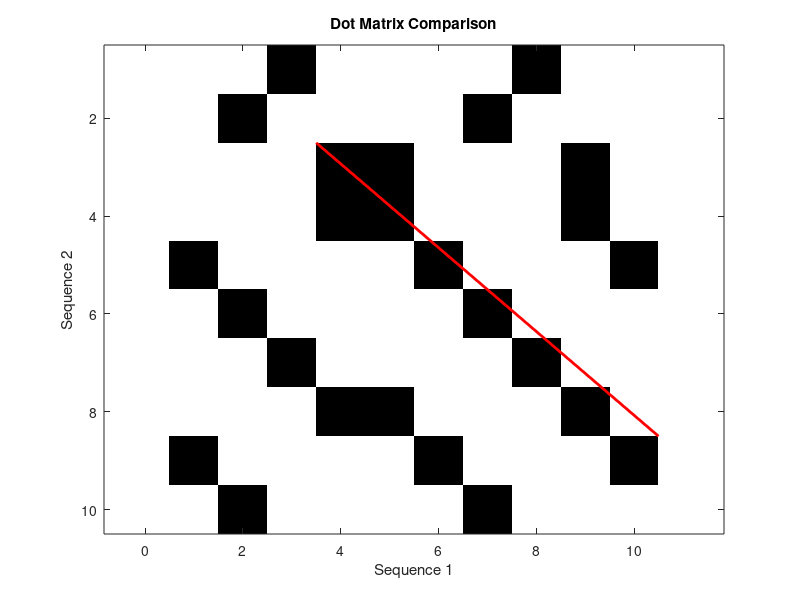

This chart was generated by the following MATLAB code:
% Define the DNA sequences
%seq1 = 'abcdaefghijbklcmnopd';
%seq2 = 'abcdefghijklmnopqrst';

seq2 = 'AGCTTAGCTA';
seq1 = 'CGTTAGCTAG';

% Create a dot matrix
dotMatrix = zeros(length(seq1), length(seq2));
% Fill the dot matrix
for i = 1:length(seq1)
    for j = 1:length(seq2)
        if seq1(i) == seq2(j)
            dotMatrix(i, j) = 1;
        end
    end
end
% Plot the dot matrix
figure;
imagesc(dotMatrix);
colormap(flipud(gray));
axis equal;
xlabel('Sequence 1');
ylabel('Sequence 2');
title('Dot Matrix Comparison');
% Initialize variables to store information about the longest contiguous line
maxLineLength = 0;
maxLineStart = [0, 0];
maxLineEnd = [0, 0];
% Check horizontal lines
for i = 1:size(dotMatrix, 1)
    lineLength = 0;
    for j = 1:size(dotMatrix, 2)
        if dotMatrix(i, j) == 1
            lineLength = lineLength + 1;
            if lineLength > maxLineLength
                maxLineLength = lineLength;
                maxLineStart = [i, j - lineLength + 1];
                maxLineEnd = [i, j];
            end
        else
            lineLength = 0;
        end
    end
end
% Check vertical lines
for j = 1:size(dotMatrix, 2)
    lineLength = 0;
    for i = 1:size(dotMatrix, 1)
        if dotMatrix(i, j) == 1
            lineLength = lineLength + 1;
            if lineLength > maxLineLength
                maxLineLength = lineLength;
                maxLineStart = [i - lineLength + 1, j];
                maxLineEnd = [i, j];
            end
        else
            lineLength = 0;
        end
    end
end
% Check diagonal lines (from bottom-left to top-right)
for k = -(size(dotMatrix, 1) - 1):(size(dotMatrix, 2) - 1)
    lineLength = 0;
    for i = max(1, k+1):min(size(dotMatrix, 1), size(dotMatrix, 2) + k)
        j = i - k;
        if dotMatrix(i, j) == 1
            lineLength = lineLength + 1;
            if lineLength > maxLineLength
                maxLineLength = lineLength;
                maxLineStart = [i - lineLength + 1, j - lineLength + 1];
                maxLineEnd = [i, j];
            end
        else
            lineLength = 0;
        end
    end
end
% Check diagonal lines (from top-left to bottom-right)
for k = 1:(size(dotMatrix, 1) + size(dotMatrix, 2) - 1)
    lineLength = 0;
    for i = max(1, k-size(dotMatrix, 2)+1):min(k, size(dotMatrix, 1))
        j = k - i + 1;
        if dotMatrix(i, j) == 1
            lineLength = lineLength + 1;
            if lineLength > maxLineLength
                maxLineLength = lineLength;
                maxLineStart = [i - lineLength + 1, j + lineLength - 1];
                maxLineEnd = [i, j];
            end
        else
            lineLength = 0;
        end
    end
end
% Highlight the longest contiguous line with maximum matches
hold on;
plot([maxLineStart(2) - 0.5, maxLineEnd(2) + 0.5], [maxLineStart(1) - 0.5, maxLineEnd(1) - 0.5], 'r', 'LineWidth', 2);
hold off;
% Display the longest contiguous line information
fprintf('Longest contiguous line with maximum matches:\nStart: (%d, %d)\nEnd: (%d, %d)\nLength: %d\n', ...
    maxLineStart(1), maxLineStart(2), maxLineEnd(1), maxLineEnd(2), maxLineLength);